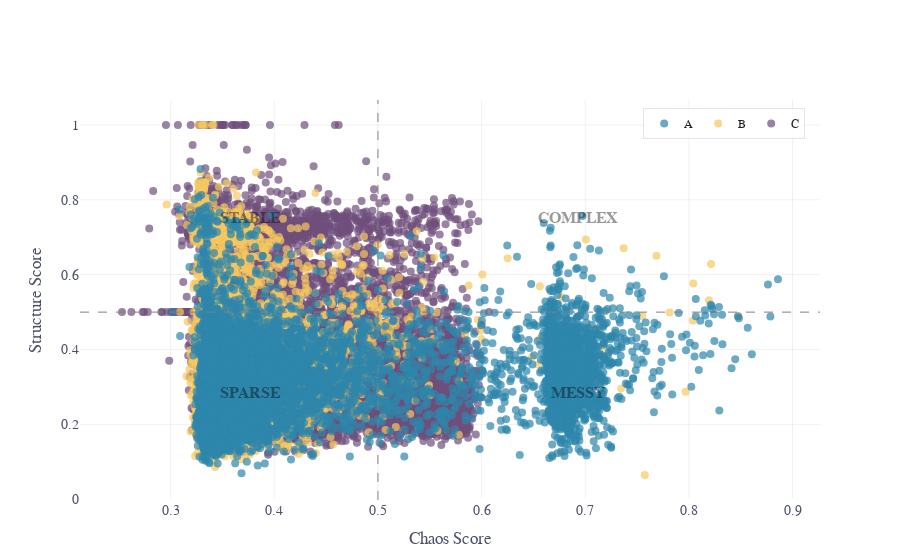

Notebook code cell kept with this figure:
### Code cell
plot_scatter(
    scores_df, x='chaos_score', y='structure_score',
    color_col='abc_class',
    x_threshold=0.5,
    y_threshold=0.5,
    quadrant_labels={
        'top_left': 'STABLE',
        'top_right': 'COMPLEX',
        'bottom_left': 'SPARSE',
        'bottom_right': 'MESSY',
    },
    quadrant_label_style='watermark',
)

### Figure 1 — Plotly figure (JSON) as saved in the notebook; plotly's stock layout.template omitted (floating-point values rounded to 4 significant figures; data arrays with more than 128 entries replaced by an {"elided": "..."} marker saying what was removed)
{"data": [{"customdata": {"elided": "11377x2 float values"}, "hovertemplate": "chaos_score: %{customdata[0]}<br>structure_score: %{customdata[1]}<extra></extra>", "legendrank": 2, "marker": {"color": "#6F4E7C", "opacity": 0.7, "size": 8}, "mode": "markers", "name": "C", "type": "scatter", "x": {"elided": "11377 float values"}, "y": {"elided": "11377 float values"}}, {"customdata": {"elided": "9808x2 float values"}, "hovertemplate": "chaos_score: %{customdata[0]}<br>structure_score: %{customdata[1]}<extra></extra>", "legendrank": 1, "marker": {"color": "#F6C85F", "opacity": 0.7, "size": 8}, "mode": "markers", "name": "B", "type": "scatter", "x": {"elided": "9808 float values"}, "y": {"elided": "9808 float values"}}, {"customdata": {"elided": "9305x2 float values"}, "hovertemplate": "chaos_score: %{customdata[0]}<br>structure_score: %{customdata[1]}<extra></extra>", "legendrank": 0, "marker": {"color": "#2E86AB", "opacity": 0.7, "size": 8}, "mode": "markers", "name": "A", "type": "scatter", "x": {"elided": "9305 float values"}, "y": {"elided": "9305 float values"}}, {"hoverinfo": "skip", "mode": "text", "showlegend": false, "text": ["<b>STABLE</b>"], "textfont": {"color": "rgba(0,0,0,0.4)", "size": 16}, "type": "scatter", "x": [0.3765], "y": [0.75]}, {"hoverinfo": "skip", "mode": "text", "showlegend": false, "text": ["<b>COMPLEX</b>"], "textfont": {"color": "rgba(0,0,0,0.4)", "size": 16}, "type": "scatter", "x": [0.693], "y": [0.75]}, {"hoverinfo": "skip", "mode": "text", "showlegend": false, "text": ["<b>SPARSE</b>"], "textfont": {"color": "rgba(0,0,0,0.4)", "size": 16}, "type": "scatter", "x": [0.3765], "y": [0.2824]}, {"hoverinfo": "skip", "mode": "text", "showlegend": false, "text": ["<b>MESSY</b>"], "textfont": {"color": "rgba(0,0,0,0.4)", "size": 16}, "type": "scatter", "x": [0.693], "y": [0.2824]}], "layout": {"font": {"family": "Source Sans Pro", "size": 14}, "legend": {"bgcolor": "rgba(255,255,255,0.9)", "bordercolor": "rgba(0,0,0,0.1)", "borderwidth": 1, "font": {"color": "#222222", "size": 12}, "orientation": "h", "x": 0.98, "xanchor": "right", "y": 0.98, "yanchor": "top"}, "margin": {"b": 60}, "paper_bgcolor": "white", "plot_bgcolor": "white", "shapes": [{"line": {"color": "gray", "dash": "dash", "width": 1}, "opacity": 1, "type": "line", "x0": 0.5, "x1": 0.5, "xref": "x", "y0": 0, "y1": 1, "yref": "y domain"}, {"line": {"color": "gray", "dash": "dash", "width": 1}, "opacity": 1, "type": "line", "x0": 0, "x1": 1, "xref": "x domain", "y0": 0.5, "y1": 0.5, "yref": "y"}], "xaxis": {"color": "#4A4E69", "gridcolor": "rgba(0,0,0,0.06)", "showgrid": true, "tickcolor": "#4A4E69", "title": {"text": "Chaos Score"}}, "yaxis": {"color": "#4A4E69", "gridcolor": "rgba(0,0,0,0.06)", "showgrid": true, "tickcolor": "#4A4E69", "title": {"text": "Structure Score"}}}}
